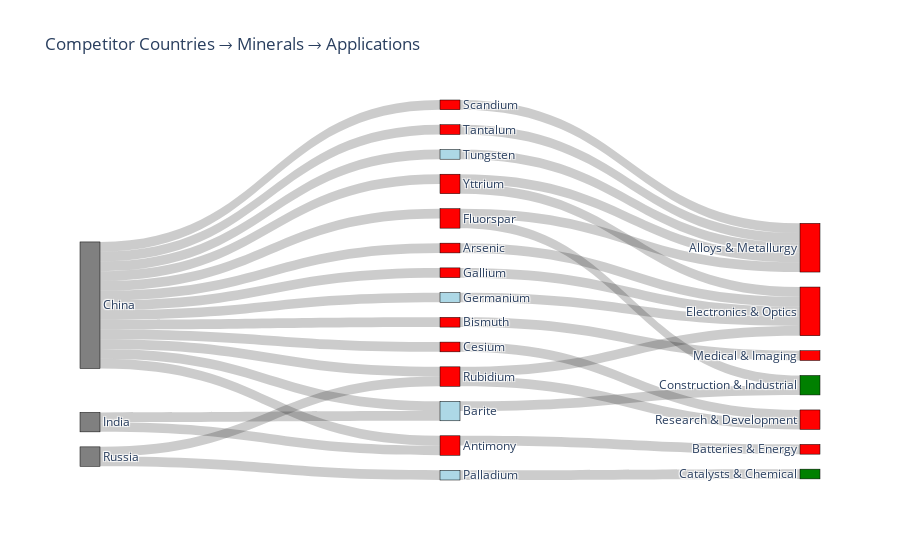

Write notebook code for a chart like this one.
### Code cell
countries = df_competitors["Sources_List"].unique().tolist()
minerals = df_competitors["Mineral"].unique().tolist()
cats = list(categories.keys())
nodes = countries + minerals + cats
node_indices = {name: i for i, name in enumerate(nodes)}


links_country_mineral = [
    dict(source=node_indices[row["Sources_List"]],
         target=node_indices[row["Mineral"]],
         value=1)
    for _, row in df_competitors.iterrows()
]

links_mineral_category = []
for mineral in minerals:
    for cat, mins in categories.items():
        if mineral in mins:
            links_mineral_category.append(
                dict(source=node_indices[mineral],
                     target=node_indices[cat],
                     value=1)
            )
links = links_country_mineral + links_mineral_category


reliance_map = {
    row["Mineral"]: float(row["Import_Reliance_%"])
    for _, row in materials_import_reliance.iterrows()
}


colors = []
for node in nodes:
    if node in countries:
        colors.append("gray")
    elif node in minerals:
        reliance = reliance_map.get(node, 0)
        colors.append("red" if reliance >= 80 else "lightblue")
    else:  
        # Find minerals linked to this category
        linked_minerals = [m for m in minerals if node in categories and m in categories[node]]
        if linked_minerals:
            high_reliance_count = sum(1 for m in linked_minerals if reliance_map.get(m,0) >= 80)
            if high_reliance_count > len(linked_minerals)/2:
                colors.append("red")   # highlight category
            else:
                colors.append("green")
        else:
            colors.append("green")


fig = go.Figure(data=[go.Sankey(
    node=dict(
        pad=15,
        thickness=20,
        line=dict(color="black", width=0.5),
        label=nodes,
        color=colors
    ),
    link=dict(
        source=[l["source"] for l in links],
        target=[l["target"] for l in links],
        value=[l["value"] for l in links]
    )
)])

fig.update_layout(title_text="Competitor Countries → Minerals → Applications", font_size=12)
fig.show()

### Figure 1 — Plotly figure (JSON) as saved in the notebook; plotly's stock layout.template omitted (floating-point values rounded to 4 significant figures)
{"data": [{"link": {"source": [0, 0, 0, 0, 0, 1, 0, 0, 0, 0, 0, 2, 2, 0, 0, 0, 1, 3, 4, 5, 5, 6, 7, 7, 8, 9, 10, 10, 11, 12, 13, 14, 15, 16], "target": [3, 4, 5, 6, 7, 7, 8, 9, 10, 11, 12, 12, 13, 13, 14, 15, 16, 19, 23, 17, 24, 19, 19, 23, 17, 17, 17, 19, 21, 18, 24, 19, 17, 20], "value": [1, 1, 1, 1, 1, 1, 1, 1, 1, 1, 1, 1, 1, 1, 1, 1, 1, 1, 1, 1, 1, 1, 1, 1, 1, 1, 1, 1, 1, 1, 1, 1, 1, 1]}, "node": {"color": ["gray", "gray", "gray", "red", "red", "red", "red", "red", "red", "red", "red", "red", "red", "lightblue", "lightblue", "lightblue", "lightblue", "red", "red", "red", "green", "red", "green", "red", "green"], "label": ["China", "Russia", "India", "Arsenic", "Cesium", "Fluorspar", "Gallium", "Rubidium", "Scandium", "Tantalum", "Yttrium", "Bismuth", "Antimony", "Barite", "Germanium", "Tungsten", "Palladium", "Alloys & Metallurgy", "Batteries & Energy", "Electronics & Optics", "Catalysts & Chemical", "Medical & Imaging", "Nuclear", "Research & Development", "Construction & Industrial"], "line": {"color": "black", "width": 0.5}, "pad": 15, "thickness": 20}, "type": "sankey"}], "layout": {"font": {"size": 12}, "title": {"text": "Competitor Countries → Minerals → Applications"}}}
